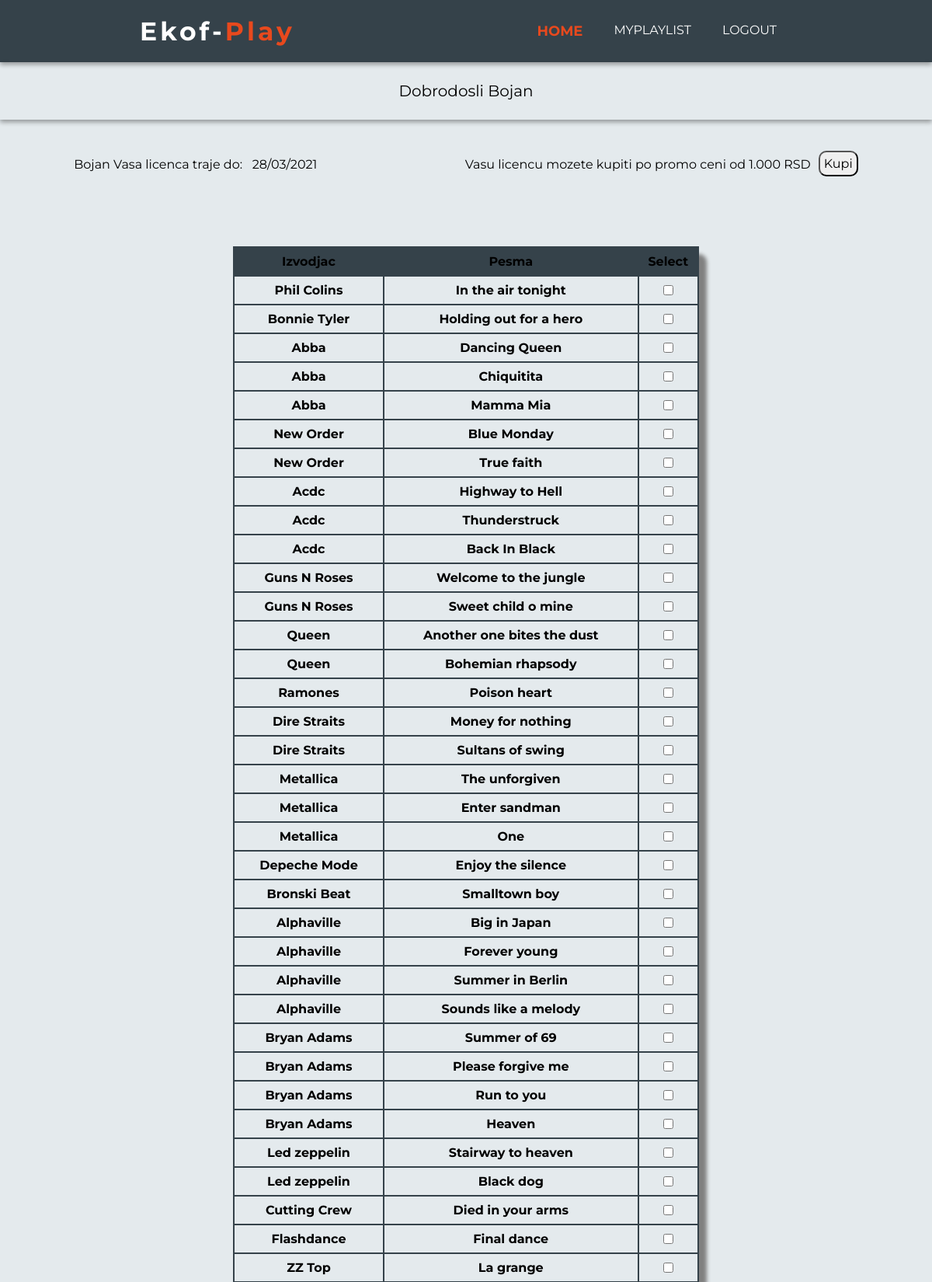
Page /home.php (signed in, upper part) on the committed database.
### tables this page shows
CREATE TABLE `subscriptions` (
  `id` bigint(20) UNSIGNED NOT NULL,
  `start_date` datetime NOT NULL,
  `expiry_date` datetime NOT NULL,
  `user_id` bigint(20) UNSIGNED NOT NULL
);

CREATE TABLE `songs` (
  `id` bigint(20) NOT NULL,
  `artist` varchar(191) NOT NULL,
  `song` varchar(191) NOT NULL
);

### home.php (the view, shortened to what this page needs)
<!DOCTYPE html>
<html lang="en">
  <head>
    <link rel="stylesheet" href="stil.css">
    <link rel="stylesheet" href="stil1.css">
  </head>
  <body>
    <nav id="main-nav">
      <a id="logo" href="index.php"><h1>Ekof-<span class="play">Play</span></h1></a>
      <ul>
        <li><a class="current" href="home.php">Home</a></li>
        <li><a href="user_playlist.php">MyPlaylist</a></li>
        <li><a href="logout.php">Logout</a></li>
      </ul>
    </nav>
    <div id="welcome">
      <?php
      if(isset($_SESSION['user'])){
      echo "Dobrodosli ". "  " .$_SESSION['user']['first_name'];
      }
      ?>
    </div>
<div id="licenc">
    <div id="date">
      <div id="name">
        <?php
        if(isset($_SESSION['user'])){
        echo $_SESSION['user']['first_name'] ." Vasa licenca traje do:  ";
        }
        ?>
      </div>
      <div id="expiry">
        <span>&nbsp&nbsp</span>
        <?php
        include 'db.php';
        if(isset($_SESSION['user'])){
          $name = $_SESSION['user']['id'];
          $query = "SELECT expiry_date FROM subscriptions
          WHERE user_id = '$name'";
          $result = mysqli_query($db, $query);
          $fetch = mysqli_fetch_row($result);
          if($fetch) {
            echo date("d/m/Y", strtotime($fetch[0]));
          }
          else{
            echo '"Nema vazecu licencu"';
          }
        }
         ?>
     </div>
    </div>
    <div id="acquire">
      <div id="text_acquire">
        Vasu licencu mozete kupiti po promo ceni od 1.000 RSD
      </div>
      <form id="acquire_button" method="post" action="licenc.php">
        <button id="acquireButton" type="submit" name="acquire" placeholder="KUPI">Kupi</button>
      </form>
    </div>
</div>
<form action="addToPlaylist.php" method="post">
  <table>
    <thead>
      <th>Izvodjac</th>
      <th>Pesma</th>
      <th>Select</th>
    </thead>
    <tbody>
      <?php
        $query = "SELECT * FROM songs";
        $result = mysqli_query($db, $query);
        while ($fetch  = mysqli_fetch_array($result)){
          $autor = $fetch['artist'];
          $song = $fetch['song'];
          echo "
           <tr>
             <td>$autor</td>
             <td>$song</td>
             <td><center><input type='checkbox' name='chb[]' value=".$fetch['id']."></center></td>
           </tr>
          ";
        }
       ?>
    </tbody>
  </table>
  </form>
  </body>
</html>

### stil.css (style rules this page uses)
* { margin: 0; font-family: 'Montserrat', sans-serif; }
body { overflow-x: hidden; background-color: #e4eaed; }
label, input { display: block; }
input { font-size: 16px; padding: 5px; border-radius: 10px; }
button { font-size: 16px; padding: 5px; border-radius: 10px; cursor: pointer; }
#main-nav { display: flex; justify-content: space-between; align-items: center; padding: 20px 15%; box-shadow: 0 3px 6px rgba(0,0,0,0.16), 0 3px 6px rgba(0,0,0,0.23); background-color: #35424A; }
#main-nav #logo { font-weight: bold; font-size: 22px; letter-spacing: 4px; color: #ffffff; text-decoration: none; }
#main-nav ul { padding: 0; list-style-type: none; display: flex; }
#main-nav ul a { color:#ffffff; text-decoration:none; text-transform: uppercase; font-size:16px; text-decoration: none; padding: 10px 20px; }
#main-nav ul .current { color:#e8491d; font-size: 18px; font-weight:bold; }
.play { color: #e8491d; }
.current { color:red; }

### stil1.css (style rules this page uses)
#welcome { padding: 25px; display: flex; justify-content: center; font-size: 20px; box-shadow: 0 3px 6px rgba(0,0,0,0.16), 0 3px 6px rgba(0,0,0,0.23); }
#licenc { padding-top: 40px; padding-bottom: 90px; display: flex; justify-content: space-around; }
#date, #acquire { display: flex; }
#acquireButton { margin-left: 10px; }
#text_acquire, #date { padding-top: 8px; }
table { width: 50%; margin: auto; margin-bottom: 25px; border-radius: 10px; box-shadow: 10px 10px 5px grey; text-align: center; }
table, th, thead, tbody, td, tr { border: 2px solid #35424A; border-collapse: collapse; }
th, thead, tbody, td, tr { padding: 8px 0 8px 0; font-weight: 700; }
table thead { background-color: #35424A; }

### rows in the picture
subscriptions: expiry_date "28/03/2021"
songs: artist "Phil Colins", song "In the air tonight"
songs: artist "Bonnie Tyler", song "Holding out for a hero"
songs: artist "Abba", song "Dancing Queen"
songs: artist "Abba", song "Chiquitita"
songs: artist "Abba", song "Mamma Mia"
songs: artist "New Order", song "Blue Monday"
songs: artist "New Order", song "True faith"
songs: artist "Acdc", song "Highway to Hell"
songs: artist "Acdc", song "Thunderstruck"
songs: artist "Acdc", song "Back In Black"
songs: artist "Guns N Roses", song "Welcome to the jungle"
songs: artist "Guns N Roses", song "Sweet child o mine"
songs: artist "Queen", song "Another one bites the dust"
songs: artist "Queen", song "Bohemian rhapsody"
songs: artist "Ramones", song "Poison heart"
songs: artist "Dire Straits", song "Money for nothing"
songs: artist "Dire Straits", song "Sultans of swing"
songs: artist "Metallica", song "The unforgiven"
songs: artist "Metallica", song "Enter sandman"
songs: artist "Metallica", song "One"
songs: artist "Depeche Mode", song "Enjoy the silence"
songs: artist "Bronski Beat", song "Smalltown boy"
songs: artist "Alphaville", song "Big in Japan"
songs: artist "Alphaville", song "Forever young"
songs: artist "Alphaville", song "Summer in Berlin"
songs: artist "Alphaville", song "Sounds like a melody"
songs: artist "Bryan Adams", song "Summer of 69"
songs: artist "Bryan Adams", song "Please forgive me"
songs: artist "Bryan Adams", song "Run to you"
songs: artist "Bryan Adams", song "Heaven"
songs: artist "Led zeppelin", song "Stairway to heaven"
songs: artist "Led zeppelin", song "Black dog"
songs: artist "Cutting Crew", song "Died in your arms"
songs: artist "Flashdance", song "Final dance"
songs: artist "ZZ Top", song "La grange"

### other values in the picture
$_SESSION['user']['first_name'] "Bojan"
